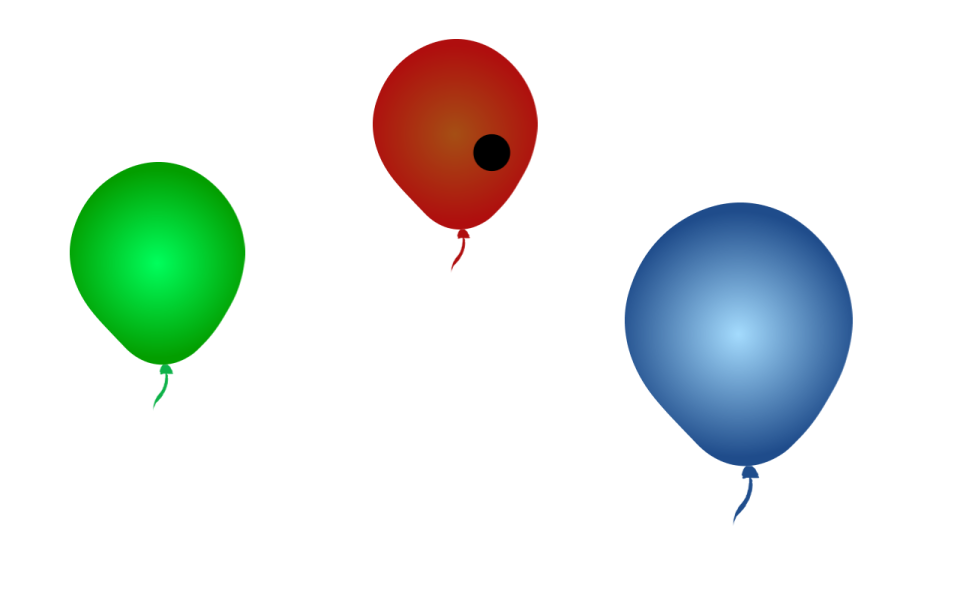
#> input picture Resized_Balloon/AllBalloon.png, 960 x 600 px
$ python border_detection_img.py
#> lines starting #> are read from the running program, lines starting #| are printed output that depends on the picture; after the words box and inside, x2 and y2 are one past the last pixel; in counts of white or black regions, pixels touching at a corner belong together
import cv2 as cv
import numpy as np
import matplotlib.pyplot as plt
img = cv.imread("Resized_Balloon/AllBalloon.png")
#> img is the input picture: shape (600, 960, 3); mean B, G, R 228.8, 232.8, 225.5
gray = cv.cvtColor(img,cv.COLOR_BGR2GRAY)
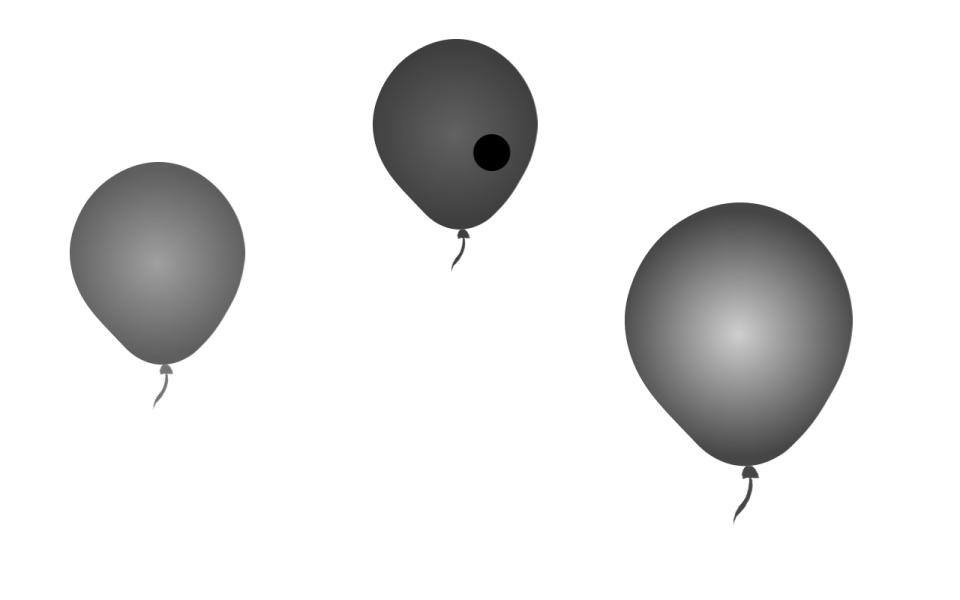
#> gray: shape (600, 960); min 0, max 255, mean 230.2
blur = cv.GaussianBlur(gray,(5,5),0)
cv.imshow("Blur",blur)
canny = cv.Canny(blur,100,150)
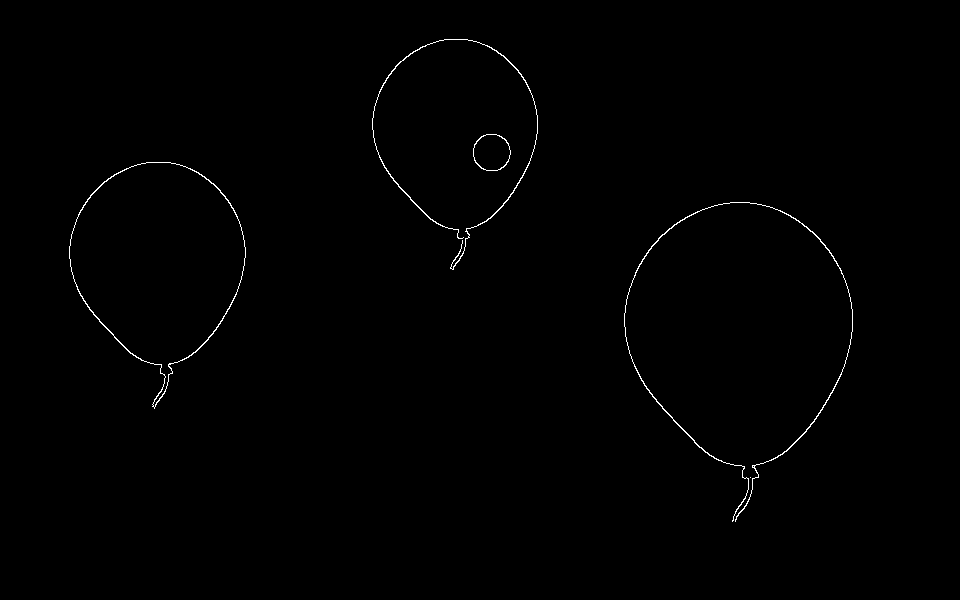
#> canny: shape (600, 960); 0.48% white in thin lines or dots, all inside (x1, y1, x2, y2) = (69, 39, 853, 522)
contours, hierarchies  = cv.findContours(canny, cv.RETR_LIST, cv.CHAIN_APPROX_SIMPLE)
#> contours = 8 contours, 2 with area under 20; largest, box (x1, y1, x2, y2) and area: (69, 162, 246, 409) 26862, (69, 162, 246, 408) 26647, (473, 134, 511, 171) 1078, (473, 134, 511, 171) 1046, (624, 202, 853, 522) 280, (372, 39, 538, 270) 204
cv.imshow("Canny",canny)
# cv.drawContours(img, contours, -1, (0,255,0), 3)
# print(len(contours))
# cv.imshow("Contours",img)
contours_poly = [None]*len(contours)
#> contours_poly = 8 items
area = [None]*len(contours)
#> area = 8 items
boundRect = [None]*len(contours)
#> boundRect = 8 items
text = [None]*len(contours)
#> text = 8 items
for i, c in enumerate(contours):
    contours_poly[i] = cv.approxPolyDP(c, 3, True)
    boundRect[i] = cv.minAreaRect(contours_poly[i])
    area[i] = cv.contourArea(contours_poly[i])
    text = cv.putText(img, str(area[i]), (int(boundRect[i][0][0]), int(boundRect[i][0][1])), cv.FONT_HERSHEY_SIMPLEX, 0.5, (45, 255, 166), 1)
#> this loop made 8 passes
#> c on passes 1 to 2: [[750, 477]], [[752, 466], [753, 465], [754, 466], [753, 467]]
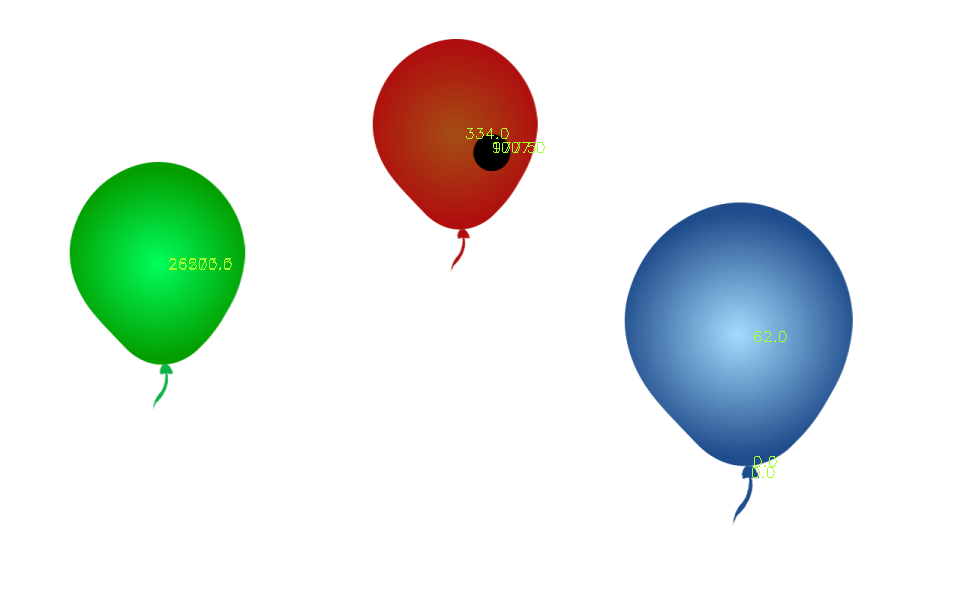
#> img: shape (600, 960, 3); 0.13% of pixels changed, all inside (x1, y1, x2, y2) = (169, 128, 787, 478)
#> after the loop, area = [0, 0, 62, 26273.5, 26500, 977.5, 1007, 334]; contours_poly = 8 contours, 2 with area under 20; largest, box (x1, y1, x2, y2) and area: (69, 162, 246, 409) 26500, (69, 162, 246, 408) 26274, (473, 134, 510, 171) 1007, (473, 134, 510, 171) 978, (372, 39, 538, 270) 334, (624, 202, 853, 522) 62
for i in range(len(contours)):
    box = cv.boxPoints(boundRect[i])
    box = np.int0(box)
    print(area[i])
    if area[i]>1000:
        cv.drawContours(img,[box],0,(0,0,255),2)
        # cv.putText(img,str(area[i]),(int(boundRect[i]),int(box[0][1]/2)),cv.FONT_HERSHEY_SIMPLEX,1,(0,0,255),2)
        # print(contours_poly[i])
    # cv.rectangle(img, (int(boundRect[i][0]), int(boundRect[i][1])),(int(boundRect[i][0]+boundRect[i][2]), int(boundRect[i][1]+boundRect[i][3])), (0,255,0), 2)
    else:
        cv.drawContours(img, [box], 0, (0,255,0), 2)
#> this loop made 8 passes
#> box on passes 1 to 8: [[750, 477], [750, 477], [750, 477], [750, 477]], [[752, 466], [752, 466], [752, 466], [752, 466]], [[732, 522], [580, 284], [772, 161], [924, 399]], [[154, 407], [35, 226], [181, 130], [299, 311]], [[154, 408], [34, 226], [181, 130], [300, 311]], [[489, 176], [466, 151], [492, 127], [515, 152]], [[474, 170], [472, 135], [507, 133], [509, 168]], [[451, 268], [339, 100], [477, 8], [589, 177]]
#| 0.0
#| 0.0
#| 62.0
#| 26273.5
#| 26500.0
#| 977.5
#| 1007.0
#| 334.0
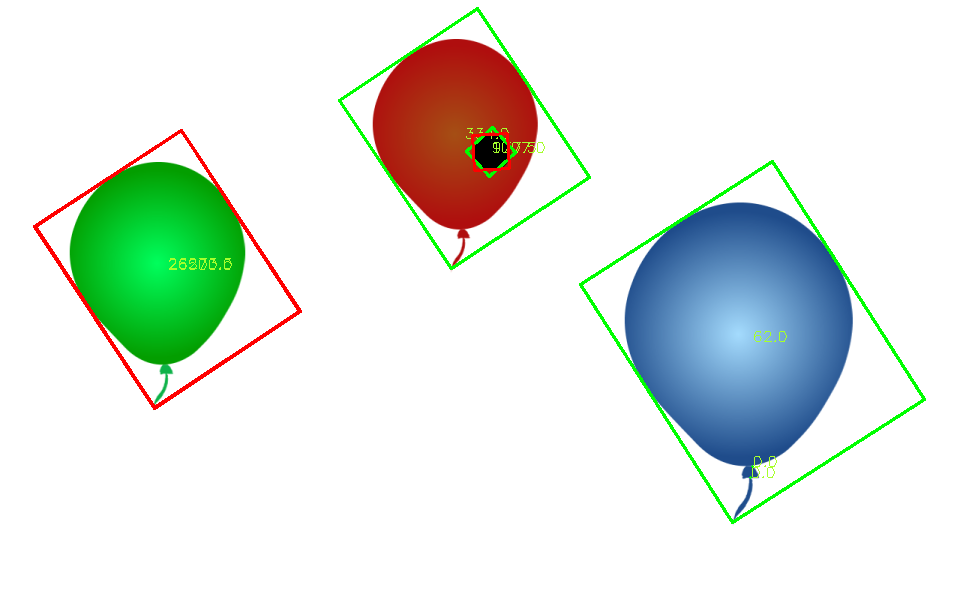
#> img: shape (600, 960, 3); 1.66% of pixels changed, all inside (x1, y1, x2, y2) = (33, 7, 926, 524)
        # cv.putText(img,str(area[i]),(int(box[0][1]/2),int(box[0][1]/2)),cv.FONT_HERSHEY_SIMPLEX,1,(0,255,0),2)
cv.imshow("Rectangle",img)
# [20 lines of commented-out code are left out]
cv.waitKey(0)
cv.destroyAllWindows()

$ run again, with Resized_Balloon/Red_Balloon_hit.png copied over Resized_Balloon/AllBalloon.png
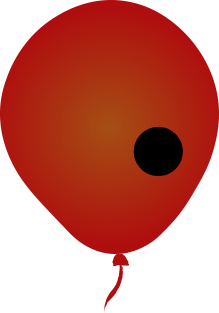
#> input picture Resized_Balloon/Red_Balloon_hit.png, 219 x 313 px
#> img is the input picture: shape (313, 219, 3); mean B, G, R 108.5, 120.2, 199.3
#> `canny = cv.Canny(blur,100,150)`:
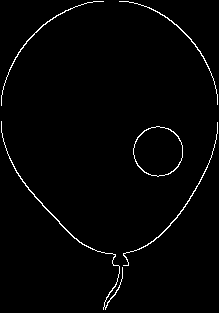
#> canny: shape (313, 219); 1.7% white in thin lines or dots
#> contours = 6 contours; box (x1, y1, x2, y2) and area: (133, 126, 183, 177) 1911, (133, 126, 183, 177) 1867, (1, 121, 123, 310) 102, (123, 122, 218, 266) 66, (119, 1, 218, 105) 50, (1, 1, 104, 106) 49
#> `contours_poly = [None]*len(contours)`: contours_poly = 6 items
#> the loop `for i, c in enumerate(contours):` made 6 passes
#> after the loop `for i, c in enumerate(contours):`: area = [1720, 1764, 67.5, 156, 45.5, 41.5]; boundRect = [((158.4, 150.9), (46.23, 44.72), -32.28), ((158.4, 151), (46.92, 45.64), -30.07), ((176.4, 198.1), (171, 22.72), -54.34), ((63.15, 208.5), (38.12, 214.4), -32.69), ((177.4, 43.55), (25.97, 142.2), -43.58), ((42.37, 43.56), (145.7, 26.96), -45.56)]; contours_poly = 6 contours; box (x1, y1, x2, y2) and area: (133, 126, 183, 177) 1764, (133, 126, 183, 177) 1720, (1, 121, 123, 310) 156, (123, 122, 218, 266) 68, (119, 1, 218, 105) 46, (1, 1, 104, 106) 42
#> the loop `for i in range(len(contours)):` made 6 passes
#> box on passes 1 to 6: [[150, 182], [126, 144], [166, 119], [189, 157]], [[149, 182], [126, 143], [167, 119], [190, 158]], [[135, 274], [117, 260], [217, 122], [235, 135]], [[104, 309], [-10, 128], [21, 107], [137, 288]], [[216, 104], [118, 1], [137, -16], [235, 86]], [[1, 105], [-18, 86], [83, -17], [103, 1]]
#> (printed output is left out)
#> after the loop `for i in range(len(contours)):`:
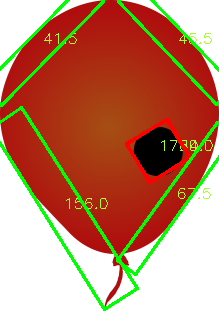
#> img: shape (313, 219, 3); mean B, G, R 101.5, 129.4, 188
